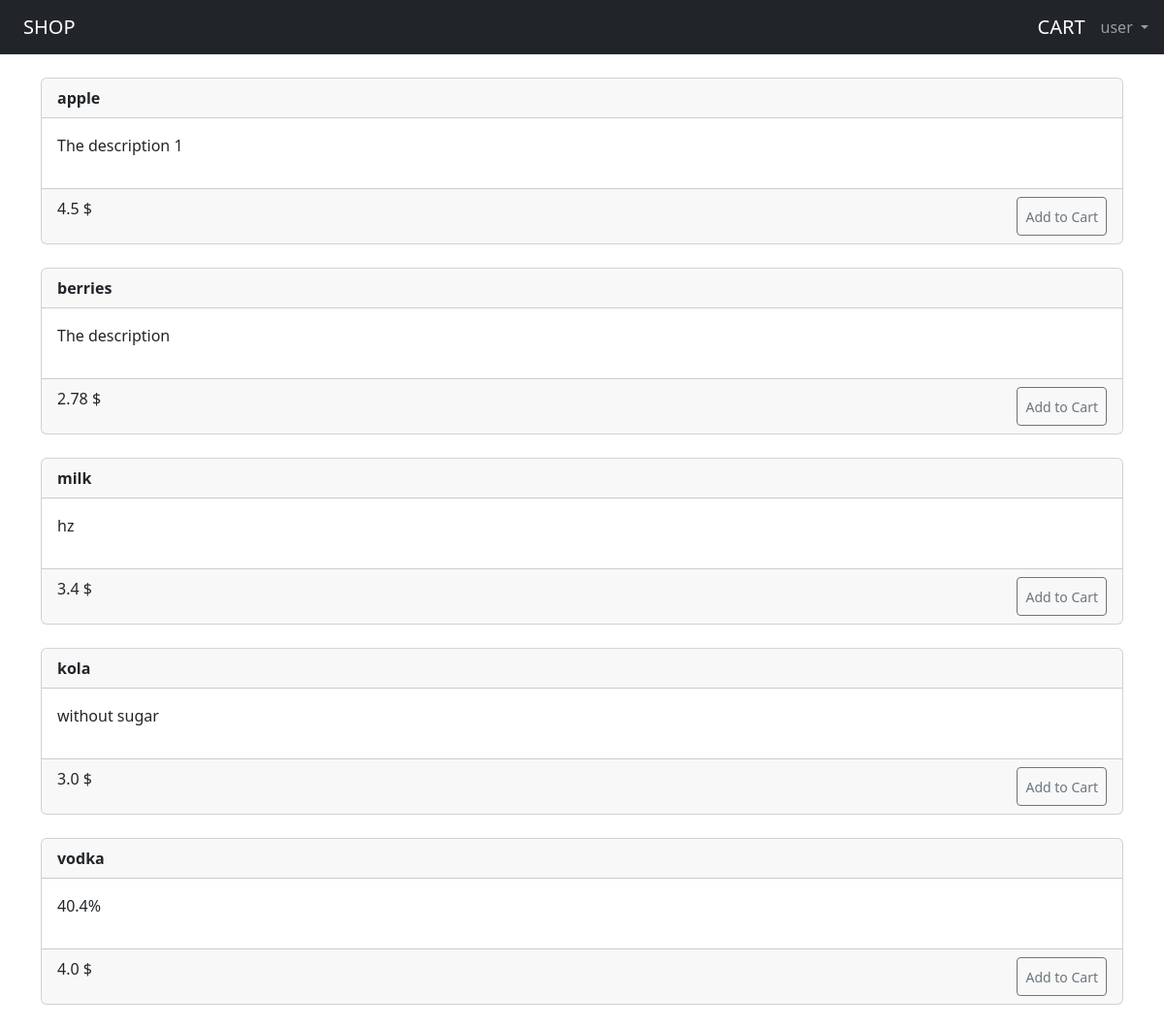
Screenshot of /home/ (signed in) with the database file from the repository.
### users_app/models.py (models this page shows, shortened)
class CustomUser(AbstractUser):
    phone_number = PhoneNumberField(null=False, unique=True, blank=False)
    is_admin = BooleanField(default=False)

### main_app/models.py (models this page shows, shortened)
class Product(Model):
    name = CharField(max_length=100)
    description = TextField()
    price = FloatField()

### main_app/views.py (the view)
# urls.py: path("", HomeView.as_view(), name="home"),
class HomeView(ListView):
    model = Product
    context_object_name = 'products'
    template_name = 'home.html'

### templates/home.html (shortened to what this page needs)
{% extends 'base.html' %}
{% block content %}
    {% for product in products %}
        <div class="card">
            <div class="card-header">
                <b><span class="font-weight-bold">{{ product.name }}</span></b>
            </div>
            <div class="card-body">
                <p>{{ product.description }}</p>
            </div>
            <div class="card-footer">
                <div class="d-flex justify-content-between">
                    <p>{{ product.price }} $</p>
                    {% if user.is_authenticated %}
                        <div class="d-flex justify-content-start">
                            <button class="btn btn-outline-secondary btn-sm btn-add" data-product-id="{{ product.id }}">
                                Add to Cart
                            </button>
                        </div>
                    {% endif %}
                </div>
            </div>
        </div>
        <br/>
    {% endfor %}
{% endblock %}

### templates/base.html (shortened to what this page needs)
<!DOCTYPE html>
<html lang="en">
<head>
    {% load bootstrap5 %}
    {% bootstrap_css %}
    <title>{% block title %}Shop{% endblock title %}</title></head>
<body>
<nav class="navbar navbar-expand-md navbar-dark bg-dark mb-4">
    <a class="navbar-brand ms-4" href="{% url 'home' %}">SHOP</a>
    <div class="collapse navbar-collapse" id="navbarCollapse">
        {% if user.is_authenticated %}
            <a class="navbar-brand ms-auto me-2" href="{% url "cart" %}">CART</a>
            <ul class="navbar-nav me-2">
                <li class="nav-item">
                    <a class="nav-link dropdown-toggle" href="#" id="userMenu" data-bs-toggle="dropdown"
                       aria-haspopup="true" aria-expanded="false">
                        {{ user.username }}
                    </a>
                </li>
            </ul>
        {% else %}
            <form class="form-inline ms-auto">
                <a href="{% url 'login' %}" class="btn btn-outline-secondary">Log in</a>
                <a href="{% url 'signup' %}" class="btn btn-primary ms-2 me-2">Sign up</a>
            </form>
        {% endif %}
    </div>
</nav>
<div class="container">
    {% block content %}
    {% endblock %}
</div>
</body>
</html>

### rows the page displays
CustomUser: username "user"
Product: name "apple", description "The description 1", price "4.5"
Product: name "berries", description "The description", price "2.78"
Product: name "milk", description "hz", price "3.4"
Product: name "kola", description "without sugar", price "3.0"
Product: name "vodka", description "40.4%", price "4.0"
